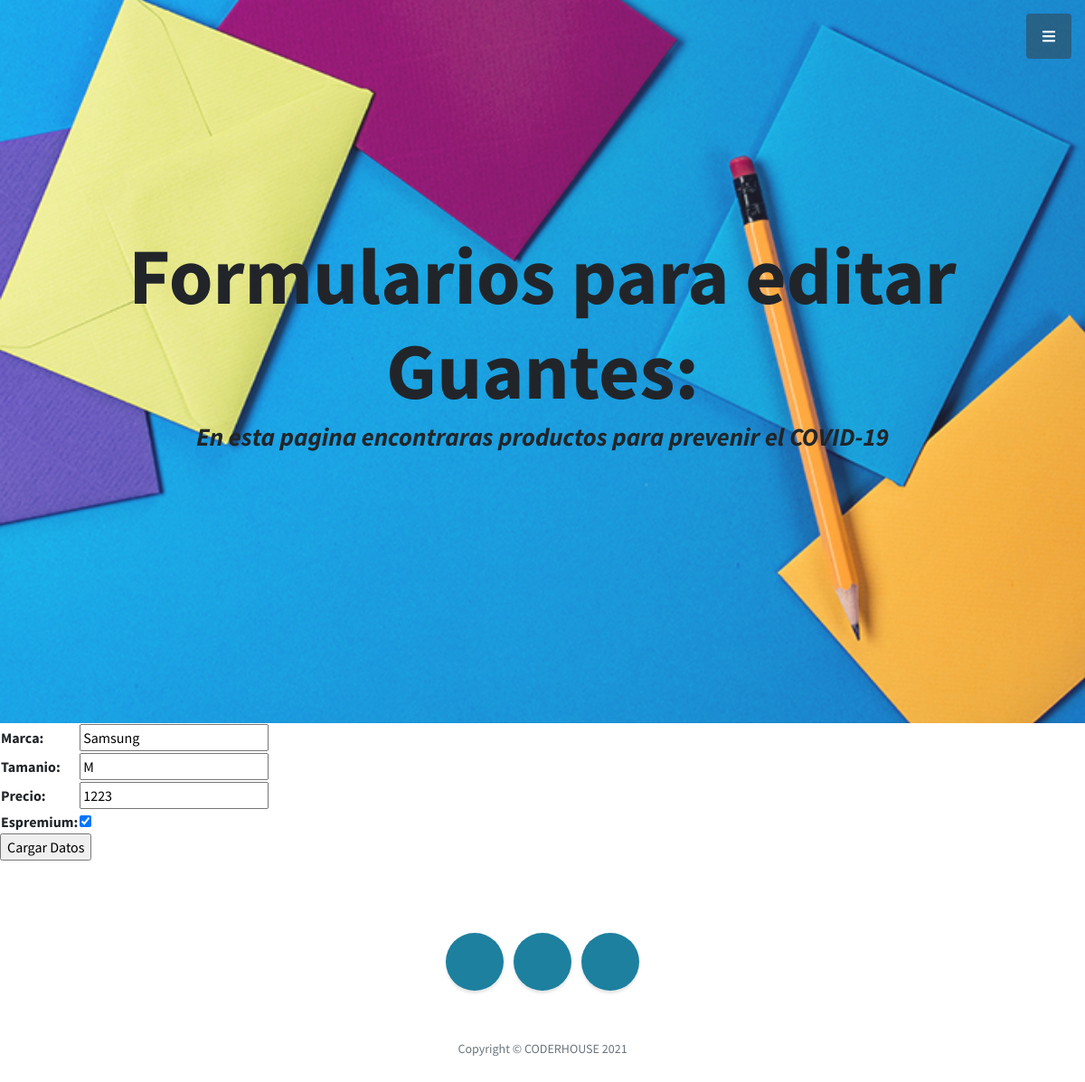
The app's page /AppCovid/editarGuante/Samsung with its own data.
### AppCovid/models.py (models this page shows, shortened)
class Guantes(models.Model):
    marca= models.CharField(max_length=40)
    tamanio= models.CharField(max_length=20)
    precio= models.IntegerField()
    esPremium = models.BooleanField(null=True)

### AppCovid/views.py (the view)
# urls.py: path("editarGuante/<marca_para_editar>", views.editarGuante, name= "EditarGuante"),
def editarGuante(request, marca_para_editar):
    guanteAEditar= Guantes.objects.get(marca=marca_para_editar)
    if request.method == "POST":
            miFormulario = GuantesFormulario(request.POST)
            if miFormulario.is_valid():
                informacion3= miFormulario.cleaned_data
                guanteAEditar.marca= informacion3["marca"]
                guanteAEditar.tamanio= informacion3["tamanio"]
                guanteAEditar.precio= informacion3["precio"]
                guanteAEditar.esPremium= informacion3["esPremium"]
                guanteAEditar.save()
                return render(request,"AppCovid/inicio.html")
    else:
        miFormulario = GuantesFormulario(initial={"marca": guanteAEditar.marca, "tamanio": guanteAEditar.tamanio, "precio": guanteAEditar.precio, "esPremium": guanteAEditar.esPremium})
    return render(request, "AppCovid/editarGuante.html", {"miFormulario": miFormulario, "marca_para_editar": marca_para_editar})

### AppCovid/forms.py
class GuantesFormulario(forms.Form):
    marca= forms.CharField(max_length=40)
    tamanio= forms.CharField(max_length=20)
    precio= forms.IntegerField()
    esPremium= forms.BooleanField()

### AppCovid/templates/AppCovid/editarGuante.html (shortened to what this page needs)
{% extends "AppCovid/padre.html" %}
{% load static %}
        {% block contenido2 %}
            <h1 class="mb-1">Formularios para editar Guantes: </h1>
        {% endblock %}
        {% block contenido %}
            <form action="/AppCovid/guantesFormulario/" method= "POST"> {% csrf_token %}
            <table>
            {{ miFormulario.as_table }}
            <table>
            <input type= "submit" value= "Cargar Datos" >
            </form>
{% endblock %}

### records on screen
Guantes: marca "Samsung", tamanio "M", precio "1223", esPremium "☑"
